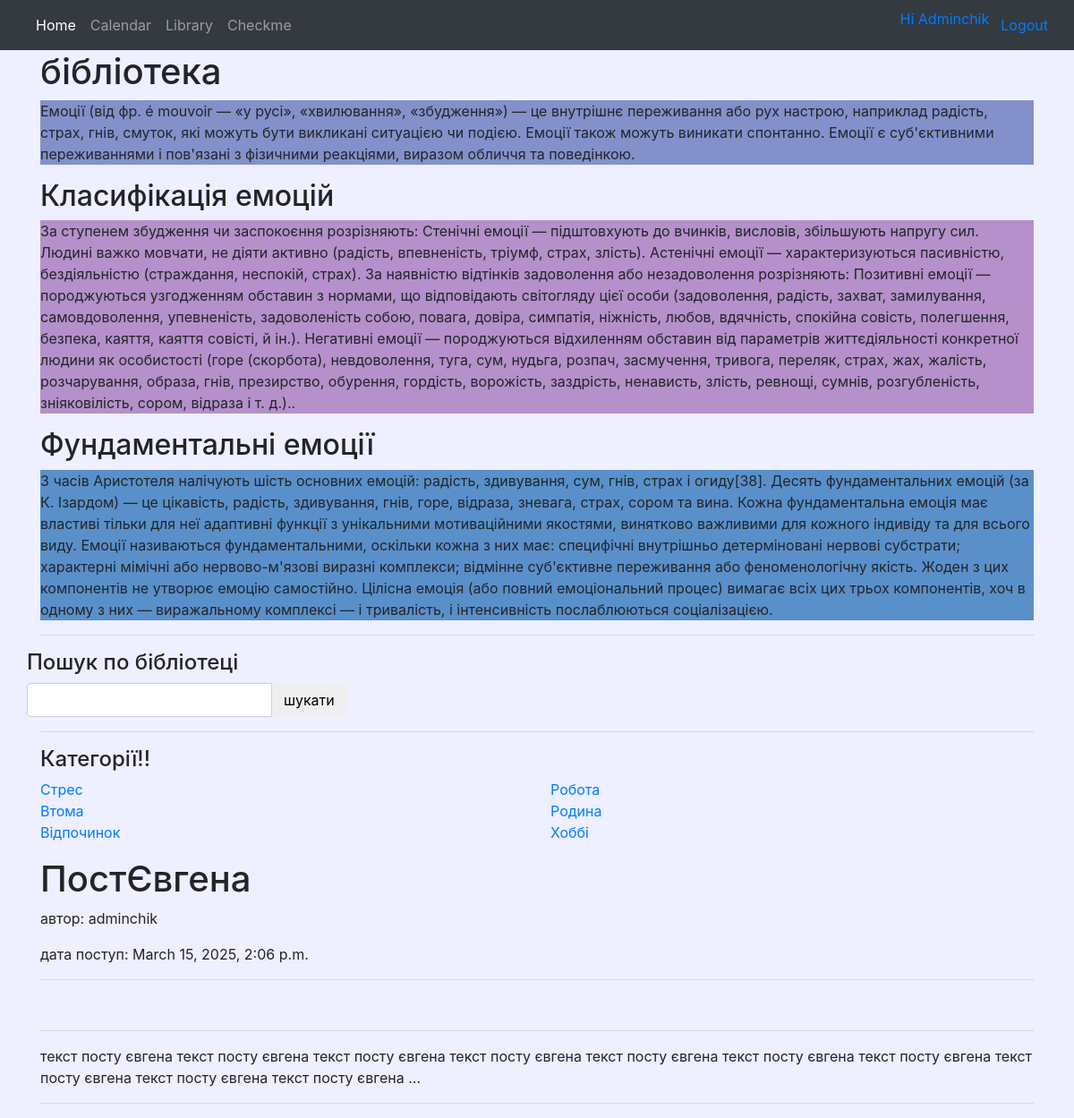
The app's page /post/1 (signed in) with its own data.
### mainapp/models.py (models this page shows, shortened)
class Category(models.Model):
    name = models.CharField(max_length=30, verbose_name = "Назва")
    class Meta:
        verbose_name = "Категорія"
        verbose_name_plural = "Категорії"

class Post(models.Model):
    title = models.CharField(max_length=30, verbose_name = "Заголовок посту")
    content = models.TextField(verbose_name = "Опис посту")
    published_date = models.DateTimeField(auto_created=True, verbose_name = "Дата та час посту")
    category = models.ForeignKey(Category, on_delete=models.CASCADE, verbose_name = "Категорія")
    user = models.ForeignKey(User, on_delete=models.CASCADE, verbose_name = "Автор")
    poster = models.URLField(
        default="https://images.pexels.com/photos/147465/pexels-photo-147465.jpeg?auto=compress&cs=tinysrgb&w=600",
        verbose_name = "Постер")
    teg = models.ManyToManyField(Teg, blank=True, related_name='posts', verbose_name="Хештеги")
    class Meta:
        verbose_name = "ПостБложний"
        verbose_name_plural = "ПостиБложні"

### mainapp/views.py (the view)
# urls.py: path('post/<int:id>', views.post, name='post'),
def post(request, id=None):
    post = get_object_or_404(Post, pk=id)
    context={"post": post}
    context.update(get_categories())
    return  render(request, 'mainapp/post.html', context=context)

### mainapp/views.py (called while the page is built)
def get_categories():
    all = Category.objects.all()
    count = all.count()
    return {
        "cat1":all[:count//2],
        "cat2":all[count//2:]
    }

### templates/mainapp/post.html (shortened to what this page needs)
{% extends 'base.html' %}
{% block content %}
{% load static %}
<link href="{% static 'mainapp/for_lib.css'%}" rel="stylesheet">
<h1>бібліотека</h1>
<p style="background-color:rgb(132, 144, 202);">Емоції (від фр. é mouvoir — «у русі», «хвилювання», «збудження») — це внутрішнє переживання або рух настрою, наприклад радість, страх, гнів, смуток, які можуть бути викликані ситуацією чи подією. Емоції також можуть виникати спонтанно. Емоції є суб'єктивними переживаннями і пов'язані з фізичними реакціями, виразом обличчя та поведінкою.</p>
<h2>Класифікація емоцій</h2>
<p style="background-color:rgb(181, 144, 202);">За ступенем збудження чи заспокоєння розрізняють:
Стенічні емоції — підштовхують до вчинків, висловів, збільшують напругу сил. Людині важко мовчати, не діяти активно (радість, впевненість, тріумф, страх, злість).
Астенічні емоції — характеризуються пасивністю, бездіяльністю (страждання, неспокій, страх).
За наявністю відтінків задоволення або незадоволення розрізняють:
Позитивні емоції — породжуються узгодженням обставин з нормами, що відповідають світогляду цієї особи (задоволення, радість, захват, замилування, самовдоволення, упевненість, задоволеність собою, повага, довіра, симпатія, ніжність, любов, вдячність, спокійна совість, полегшення, безпека, каяття, каяття совісті, й ін.).
Негативні емоції — породжуються відхиленням обставин від параметрів життєдіяльності конкретної людини як особистості (горе (скорбота), невдоволення, туга, сум, нудьга, розпач, засмучення, тривога, переляк, страх, жах, жалість, розчарування, образа, гнів, презирство, обурення, гордість, ворожість, заздрість, ненависть, злість, ревнощі, сумнів, розгубленість, зніяковілість, сором, відраза і т. д.)..</p>
<h2>Фундаментальні емоції</h2>
<p style="background-color:rgb(89, 144, 202);">
З часів Аристотеля налічують шість основних емоцій: радість, здивування, сум, гнів, страх і огиду[38].
Десять фундаментальних емоцій (за К. Ізардом) — це цікавість, радість, здивування, гнів, горе, відраза, зневага, страх, сором та вина.
Кожна фундаментальна емоція має властиві тільки для неї адаптивні функції з унікальними мотиваційними якостями, винятково важливими для кожного індивіду та для всього виду.
Емоції називаються фундаментальними, оскільки кожна з них має:
специфічні внутрішньо детерміновані нервові субстрати;
характерні мімічні або нервово-м'язові виразні комплекси;
відмінне суб'єктивне переживання або феноменологічну якість.
Жоден з цих компонентів не утворює емоцію самостійно. Цілісна емоція (або повний емоціональний процес) вимагає всіх цих трьох компонентів, хоч в одному з них — виражальному комплексі — і тривалість, і інтенсивність послаблюються соціалізацією.</p>
<hr>
<div class="row">
    <div class="col-nd-4">
        <div class="well">
        <h4>Пошук по бібліотеці</h4>
            <form class="input-group" method="GET" action="{% url 'mainapp:search' %}">
                <input class="form-control" type="search" name="query">
                <span class="input-group-btn">
                                    <button class="btn btn-default" type="submit">
                                        <span class="glyphicon glyphicon-search">шукати</span>
                                    </button>
                </span>
            </form>
        </div>
    </div>
</div>
<hr>
<div>
    <h4>Категорії!!</h4>
    <div class="row">
        <div class="col-lg-6">
            <ul class="list-unstyled">
                {% for cat in cat1 %}
                <li>
                    <a href="{% url 'mainapp:category' name=cat.name %}">{{cat.name}}</a>
                {% endfor %}
                </li>
            </ul>
            </div>
            <div class="col-lg-6">
             <ul class="list-unstyled">
                {% for cat in cat2 %}
                <li>
                    <a href="{% url 'mainapp:category' name=cat.name %}">{{cat.name}}</a>
                {% endfor %}
                </li>
            </ul>
        </div>
    </div>
</div>
    <h1 class="page-header">
        <a >{{post.title}}  </a>
    </h1>
    <p><a>автор: {{ post.user }}</a>
    </p>
    <p>дата поступ: {{ post.published_date }}</p>
    <hr>
    <hr>
    <p> {{ post.content|truncatewords:30 }} </p>
    <hr>
{% endblock content %}

### templates/menu.html (shortened to what this page needs)
<nav class="navbar navbar-expand-md navbar-dark bg-dark fixed-left">
      <div class="collapse navbar-collapse" id="navbarsExampleDefault">
        <ul class="navbar-nav mr-auto">
          <li class="nav-item active">
            <a class="nav-link" href="{% url 'mainapp:home' %}">Home</a>
          </li>
          <li class="nav-item">
            <a class="nav-link" href="{% url 'mainapp:calendar' %}">Calendar</a>
          </li>
            <li class="nav-item">
            <a class="nav-link" href="{% url 'mainapp:library' %}">Library</a>
          </li>
             <li class="nav-item">
            <a class="nav-link" href="{% url 'mainapp:checkme' %}">Checkme</a>
          </li>
        </ul>
<nav class="nav">
	                {% if request.user.is_authenticated %}
		                	<a href="#">Hi {{ request.user | title }}</a>
	    	                <a href="{% url 'logout' %}" class="btn btn-outline">Logout</a>
	                {% else %}
							<a href="{% url 'login' %}" class="btn btn-outline">Login</a>
	                {% endif %}
	              </nav>
      </div>
    </nav>

### static/mainapp/for_lib.css (style rules this page uses)
body { background-color: rgb(238, 239, 255); }

### records on screen
Category: name "Стрес"
Category: name "Втома"
Category: name "Відпочинок"
Category: name "Робота"
Category: name "Родина"
Category: name "Хоббі"
Post: title "ПостЄвгена", user "adminchik", published_date "March 15, 2025, 2:06 p.m.", content "текст посту євгена текст посту євгена текст посту євгена текст посту євгена текст посту євгена текст посту євгена текст посту євгена текст посту євгена текст посту євгена текст посту євгена …"

### other values on screen
{{ request.user | title }} "Adminchik"
